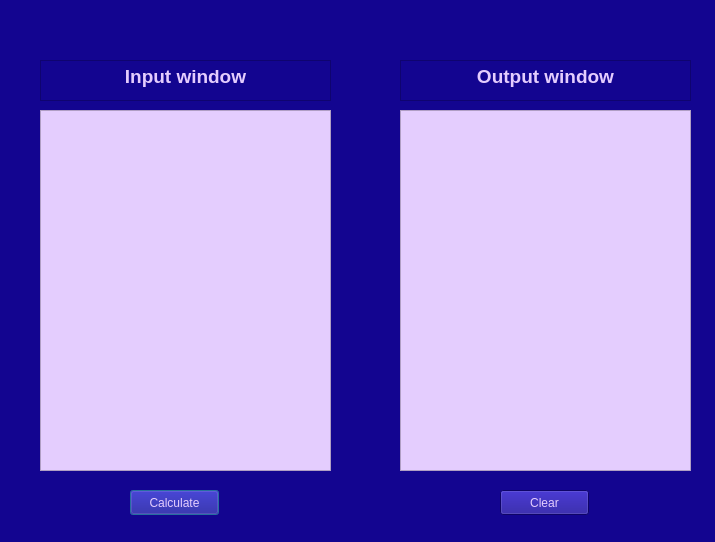
<?xml version="1.0" encoding="UTF-8"?>
<ui version="4.0">
 <class>Bank_app</class>
 <widget class="QDialog" name="Bank_app">
  <property name="enabled">
   <bool>true</bool>
  </property>
  <property name="geometry">
   <rect>
    <x>0</x>
    <y>0</y>
    <width>715</width>
    <height>542</height>
   </rect>
  </property>
  <property name="windowTitle">
   <string>Dialog</string>
  </property>
  <property name="styleSheet">
   <string notr="true">background-color: rgb(19, 5, 144); color:rgb(228,205,254)</string>
  </property>
  <widget class="QPushButton" name="pushButton">
   <property name="geometry">
    <rect>
     <x>130</x>
     <y>490</y>
     <width>89</width>
     <height>25</height>
    </rect>
   </property>
   <property name="text">
    <string>Calculate</string>
   </property>
  </widget>
  <widget class="QPushButton" name="pushButton_2">
   <property name="geometry">
    <rect>
     <x>500</x>
     <y>490</y>
     <width>89</width>
     <height>25</height>
    </rect>
   </property>
   <property name="text">
    <string>Clear</string>
   </property>
  </widget>
  <widget class="QTextEdit" name="textEdit">
   <property name="geometry">
    <rect>
     <x>40</x>
     <y>110</y>
     <width>291</width>
     <height>361</height>
    </rect>
   </property>
   <property name="styleSheet">
    <string notr="true">background-color:rgb(228,205,254); color:rgb(0, 0, 0); font: italic 12pt &quot;Sans&quot;;</string>
   </property>
  </widget>
  <widget class="QTextEdit" name="textEdit_2">
   <property name="geometry">
    <rect>
     <x>400</x>
     <y>110</y>
     <width>291</width>
     <height>361</height>
    </rect>
   </property>
   <property name="minimumSize">
    <size>
     <width>0</width>
     <height>361</height>
    </size>
   </property>
   <property name="maximumSize">
    <size>
     <width>291</width>
     <height>361</height>
    </size>
   </property>
   <property name="styleSheet">
    <string notr="true">background-color:rgb(228,205,254); color:rgb(0, 0, 0); font: italic 12pt &quot;Sans&quot;;</string>
   </property>
  </widget>
  <widget class="QTextBrowser" name="textBrowser">
   <property name="geometry">
    <rect>
     <x>40</x>
     <y>60</y>
     <width>291</width>
     <height>41</height>
    </rect>
   </property>
   <property name="html">
    <string>&lt;!DOCTYPE HTML PUBLIC &quot;-//W3C//DTD HTML 4.0//EN&quot; &quot;http://www.w3.org/TR/REC-html40/strict.dtd&quot;&gt;
&lt;html&gt;&lt;head&gt;&lt;meta name=&quot;qrichtext&quot; content=&quot;1&quot; /&gt;&lt;style type=&quot;text/css&quot;&gt;
p, li { white-space: pre-wrap; }
&lt;/style&gt;&lt;/head&gt;&lt;body style=&quot; font-family:'Ubuntu'; font-size:11pt; font-weight:400; font-style:normal;&quot;&gt;
&lt;p align=&quot;center&quot; style=&quot; margin-top:0px; margin-bottom:0px; margin-left:0px; margin-right:0px; -qt-block-indent:0; text-indent:0px;&quot;&gt;&lt;span style=&quot; font-size:14pt; font-weight:600;&quot;&gt;Input window&lt;/span&gt;&lt;/p&gt;&lt;/body&gt;&lt;/html&gt;</string>
   </property>
  </widget>
  <widget class="QTextBrowser" name="textBrowser_2">
   <property name="geometry">
    <rect>
     <x>400</x>
     <y>60</y>
     <width>291</width>
     <height>41</height>
    </rect>
   </property>
   <property name="html">
    <string>&lt;!DOCTYPE HTML PUBLIC &quot;-//W3C//DTD HTML 4.0//EN&quot; &quot;http://www.w3.org/TR/REC-html40/strict.dtd&quot;&gt;
&lt;html&gt;&lt;head&gt;&lt;meta name=&quot;qrichtext&quot; content=&quot;1&quot; /&gt;&lt;style type=&quot;text/css&quot;&gt;
p, li { white-space: pre-wrap; }
&lt;/style&gt;&lt;/head&gt;&lt;body style=&quot; font-family:'Ubuntu'; font-size:11pt; font-weight:400; font-style:normal;&quot;&gt;
&lt;p align=&quot;center&quot; style=&quot; margin-top:0px; margin-bottom:0px; margin-left:0px; margin-right:0px; -qt-block-indent:0; text-indent:0px;&quot;&gt;&lt;span style=&quot; font-size:14pt; font-weight:600;&quot;&gt;Output window&lt;/span&gt;&lt;/p&gt;&lt;/body&gt;&lt;/html&gt;</string>
   </property>
  </widget>
 </widget>
 <resources/>
 <connections/>
</ui>
